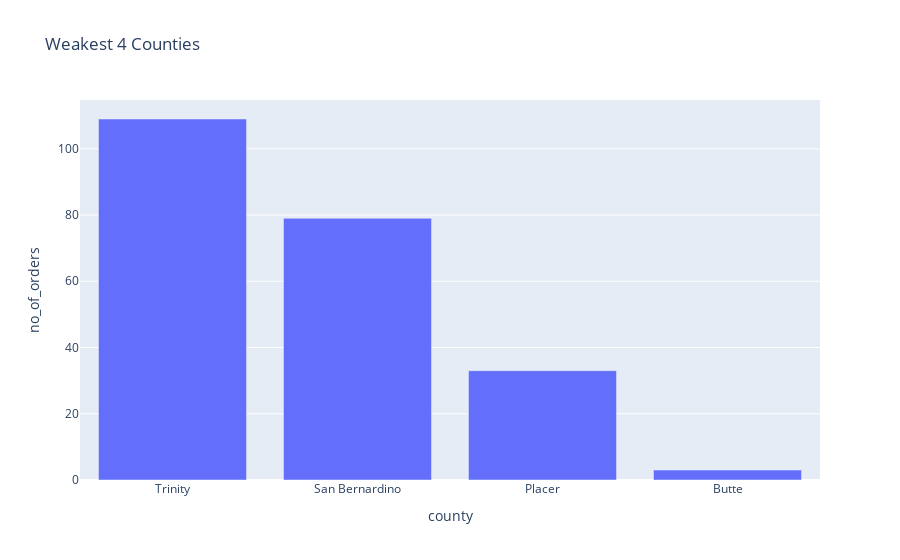

The code cell stored with this chart in its notebook:
### Markdown cell above
Weakest 4 Counties

### Code cell
px.bar(top_counties.tail(4), x= 'county', y= 'no_of_orders', title= 'Weakest 4 Counties')

### Figure 1 — Plotly figure (JSON) as saved in the notebook; plotly's stock layout.template omitted (floating-point values rounded to 4 significant figures)
{"data": [{"alignmentgroup": "True", "hovertemplate": "county=%{x}<br>no_of_orders=%{y}<extra></extra>", "legendgroup": "", "marker": {"color": "#636efa"}, "name": "", "offsetgroup": "", "orientation": "v", "showlegend": false, "textposition": "auto", "type": "bar", "x": ["Trinity", "San Bernardino", "Placer", "Butte"], "xaxis": "x", "y": [109, 79, 33, 3], "yaxis": "y"}], "layout": {"barmode": "relative", "legend": {"tracegroupgap": 0}, "title": {"text": "Weakest 4 Counties"}, "xaxis": {"anchor": "y", "domain": [0, 1], "title": {"text": "county"}}, "yaxis": {"anchor": "x", "domain": [0, 1], "title": {"text": "no_of_orders"}}}}
